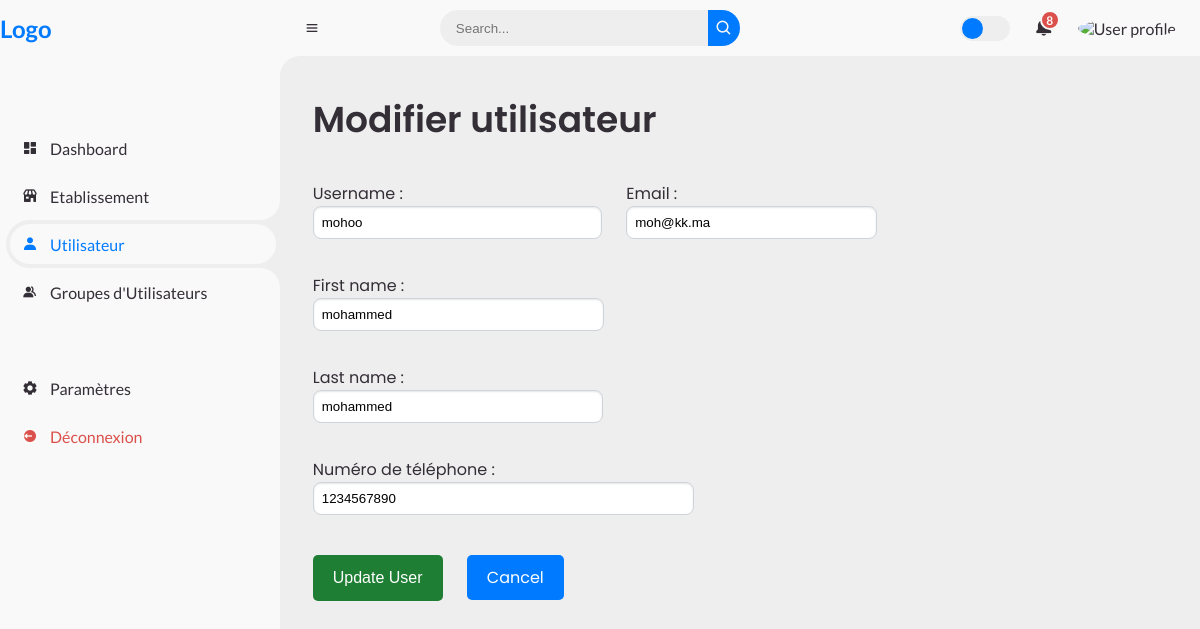
Before: /dashboard/edit_user/1/ with the older database file.
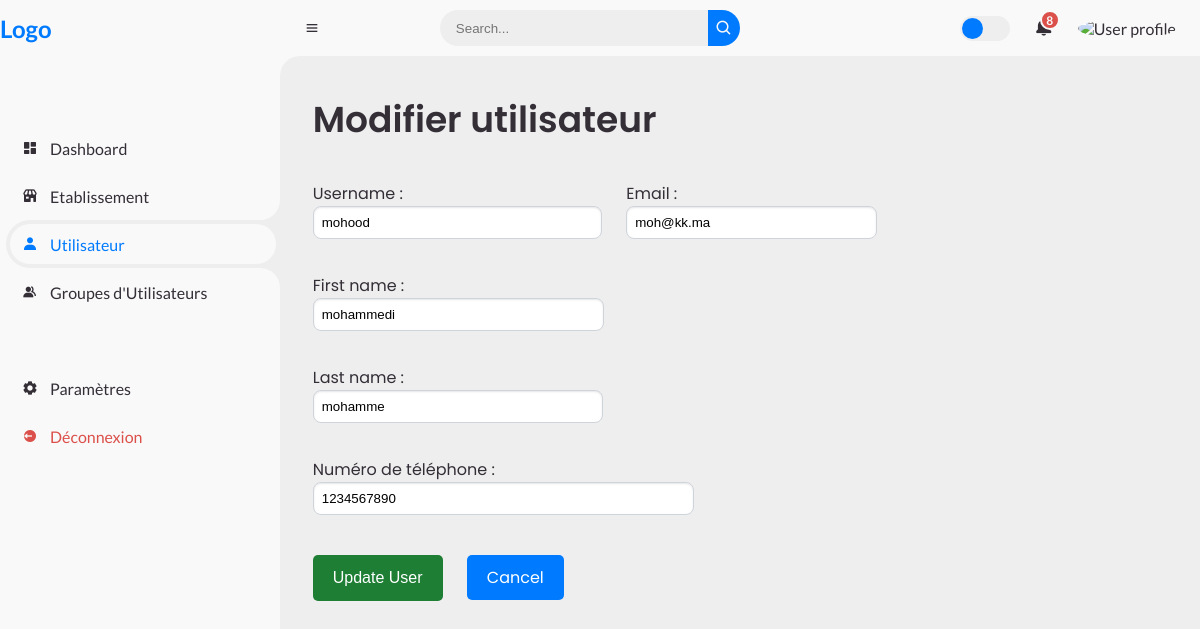
After: the same page with the newer database file.
### dashboard/models.py (models this page shows, shortened)
class NormalUser(models.Model):
    username = models.CharField(max_length=150, unique=True)
    email = models.EmailField(unique=True)
    first_name = models.CharField(max_length=30, blank=True)
    last_name = models.CharField(max_length=30, blank=True)
    phone_number = models.CharField(verbose_name="Numéro de téléphone", max_length=20, default="1234567890")
    date_joined = models.DateTimeField(auto_now_add=True)
    is_active = models.BooleanField(default=True)

### dashboard/views.py (the view)
# urls.py: path('edit_user/<int:user_id>/', views.edit_user, name='edit_user'),
def edit_user(request, user_id):
    user = get_object_or_404(NormalUser, pk=user_id)
    if request.method == 'POST':
        form = NormalUserForm(request.POST, instance=user)
        if form.is_valid():
            form.save()
            messages.success(request, "User updated successfully!")
            return redirect('dashboard:utilisateur')
        else:
            messages.error(request, "Error updating the user.")
    else:
        form = NormalUserForm(instance=user)
    return render(request, 'edit_user.html', {'form': form, 'user': user, 'current_section': 'utilisateur'})

### dashboard/forms.py
class NormalUserForm(forms.ModelForm):
    class Meta:
        model = NormalUser
        fields = ['username', 'email', 'first_name', 'last_name', 'phone_number']
        widgets = {
            'phone_number': forms.TextInput(attrs={'class': 'form-control'}),
            'email': forms.EmailInput(attrs={'class': 'form-control'}),
            'username': forms.TextInput(attrs={'class': 'form-control'}),
            'first_name': forms.TextInput(attrs={'class': 'form-control'}),
            'last_name': forms.TextInput(attrs={'class': 'form-control'}),
        }

### dashboard/templates/edit_user.html (shortened to what this page needs)
{% extends 'base.html' %}
{% block content %}
<div class="container">
    <div class="head-title">
        <div class="left">
            <h1>Modifier utilisateur</h1>
        </div>
    </div>
    <form method="POST">
        <div class="table-data">
        {{ form.as_p }}
        </div>
        <button type="submit" class="btn btn-primary update-btn">Update User</button>
        <a href="{% url 'dashboard:utilisateur' %}" class="btn btn-secondary cancel-btn">Cancel</a>
    </form>
</div>
{% endblock %}

Changed rows visible on the page:
changed NormalUser "moh@kk.ma": username "mohoo" → "mohood"; first_name "mohammed" → "mohammedi"; last_name "mohammed" → "mohamme"
